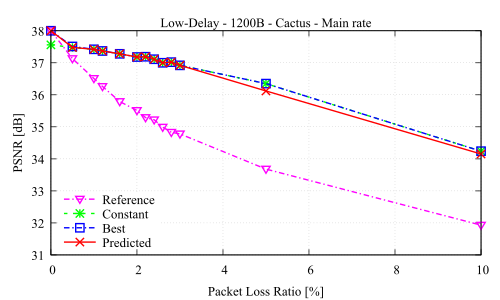

Generate this figure with gnuplot:
set terminal pdfcairo mono \
font 'TimesNewRoman,14'

set datafile missing '-'

set grid
#set size square {1,.5}

set title center  offset character 0, -.9

set xlabel center
set ylabel center offset character 1, 0


set key spacing 1 width 0

set style line 4 lc 1 lt  1 lw 2 pt  2 ps 1
set style line 2 lc 2 lt  2 lw 2 pt  3 ps 1
set style line 3 lc 3 lt  4 lw 2 pt  4 ps 1
set style line 1 lc 4 lt  4 lw 2 pt  10 ps 1
set style line 5 lc 7 lt  3 lw 2 pt  6 ps 1
set style line 6 lc 8 lt  6 lw 2 pt  8 ps 1
set style line 7 lc 2 lt  7 lw 2 pt  8 ps 1
set style line 8 lc 3 lt  8 lw 2 pt  9 ps 1
set style line 9 lc 4 lt  9 lw 2 pt  10 ps 1

set style line 100 lc 1 lw 3
set style line 101 lc 4 lw 3
set style line 102 lc 2 lw 3
set style line 103 lc 3 lw 3

#set rmargin 1

set xlabel 'Packet Loss Ratio [%]'
set ylabel 'PSNR [dB]'
set key bottom left Left reverse

set output 'lowdelay_P_4R_slice_1200B_seq_cactus_rate_single.pdf'
set title 'Low-Delay - 1200B - Cactus - Main rate'
plot '-' using 2:1 w lp ls 1 title 'Reference', '-' using 2:1 w lp ls 2 title 'Constant', '-' using 2:1 w lp ls 3 title 'Best', '-' using 2:1 w lp ls 4 title 'Predicted'
38.00 0.0 
37.13 0.5 
36.51 1.0 
36.26 1.2 
35.79 1.6 
35.51 2.0 
35.29 2.2 
35.22 2.4 
34.99 2.6 
34.83 2.8 
34.78 3.0 
33.68 5.0 
31.93 10.0 
e 
37.56 0.0 
37.48 0.5 
37.42 1.0 
37.37 1.2 
37.28 1.6 
37.18 2.0 
37.19 2.2 
37.11 2.4 
37.00 2.6 
37.02 2.8 
36.92 3.0 
36.35 5.0 
34.24 10.0 
e 
38.00 0.0 
37.51 0.5 
37.42 1.0 
37.37 1.2 
37.28 1.6 
37.18 2.0 
37.19 2.2 
37.11 2.4 
37.00 2.6 
37.02 2.8 
36.92 3.0 
36.35 5.0 
34.24 10.0 
e 
38.00 0.0 
37.48 0.5 
37.42 1.0 
37.37 1.2 
37.28 1.6 
37.18 2.0 
37.19 2.2 
37.11 2.4 
37.00 2.6 
37.02 2.8 
36.92 3.0 
36.12 5.0 
34.15 10.0 
e 
